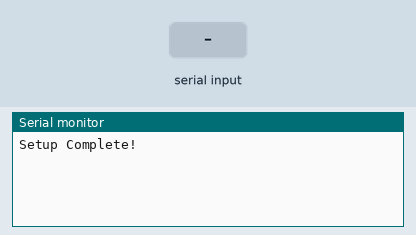
Recording of a sketch running on a simulated ESP32. Parts: the last lines printed to the serial monitor. The inputs (shaded band) are chosen by the test bench. Nothing arrives over Bluetooth unless stated.

Above: at 1.2 s.
1.3 s: "1\n" received over the second serial link
At 1.8 s:
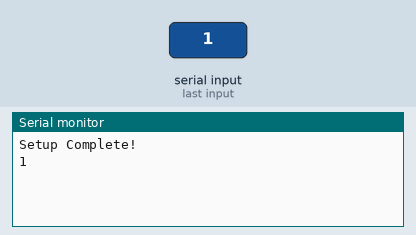
2.8 s: "0\n" received over the second serial link
At 4.0 s:
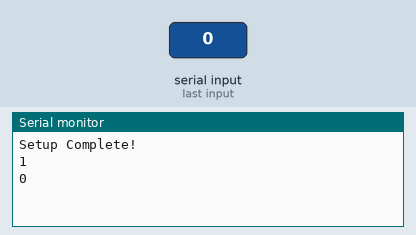
4.3 s: "2\n" received over the second serial link
At 5.2 s:
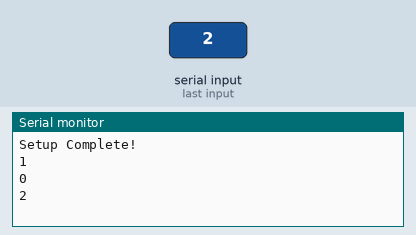

Measured:
- after the input at 1.3 s, the serial monitor: prints a new line at once (image 1)
- after the input at 2.8 s, the serial monitor: prints a new line at once (image 2)
- after the input at 4.3 s, the serial monitor: prints a new line at once (image 3)

The sketch:

ESP32Code.ino
```cpp
#include <BluetoothSerial.h>

BluetoothSerial SerialBT;

void setup()
{
  Serial.begin(115200); // For debugging
  Serial2.begin(115200, SERIAL_8N1, 16, 17);
  SerialBT.begin("ESP32_BT_HyMot"); // Initialize Bluetooth with the name "ESP32_BT"

  Serial.println("Setup Complete!");
  SerialBT.println("Setup Complete!");
}

void loop()
{
  if (Serial2.available())
  {
    String message = Serial2.readStringUntil('\n');
    message.trim(); // Remove leading and trailing whitespace
    message.replace("\r", ""); // Remove carriage return characters
    String filteredMessage = filterNonPrintable(message);

    SerialBT.println(filteredMessage); // Send filtered message to Bluetooth
    Serial.println(filteredMessage); // Print filtered message to Serial Monitor
    // Serial.println("Sent to Bluetooth: " + message); // Debugging
  }
}

String filterNonPrintable(String input) {
  String output = "";
  for (int i = 0; i < input.length(); i++) {
    char c = input.charAt(i);
    if (isPrintable(c)) {
      output += c;
    }
  }
  return output;
}

bool isPrintable(char c) {
  return c >= 32 && c <= 126; // ASCII printable characters range
}
```
